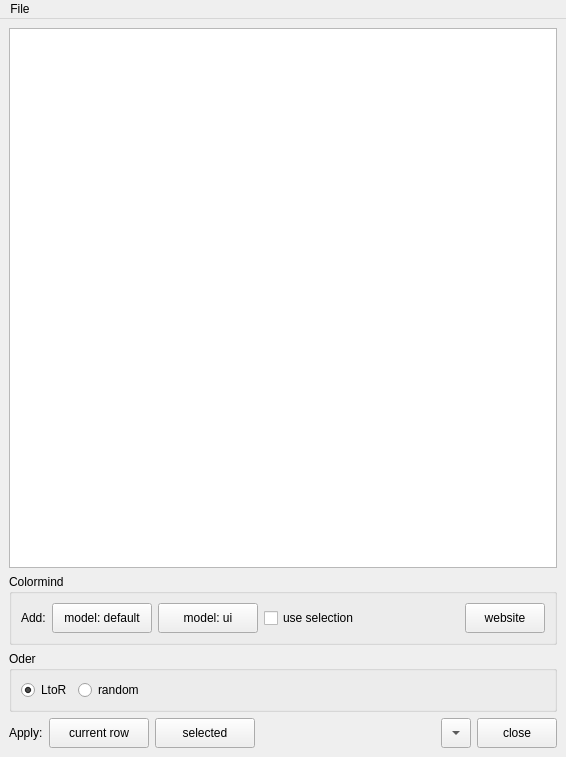
<?xml version="1.0" encoding="UTF-8"?>
<ui version="4.0">
 <class>MainWindow</class>
 <widget class="QMainWindow" name="MainWindow">
  <property name="geometry">
   <rect>
    <x>0</x>
    <y>0</y>
    <width>566</width>
    <height>757</height>
   </rect>
  </property>
  <property name="windowTitle">
   <string>MainWindow</string>
  </property>
  <widget class="QWidget" name="centralwidget">
   <layout class="QVBoxLayout" name="verticalLayout_2">
    <item>
     <widget class="View" name="tableView">
      <property name="editTriggers">
       <set>QAbstractItemView::DoubleClicked|QAbstractItemView::EditKeyPressed</set>
      </property>
     </widget>
    </item>
    <item>
     <layout class="QHBoxLayout" name="horizontalLayout_5">
      <item>
       <widget class="QGroupBox" name="groupBox">
        <property name="title">
         <string>Colormind</string>
        </property>
        <layout class="QVBoxLayout" name="verticalLayout">
         <item>
          <layout class="QHBoxLayout" name="horizontalLayout">
           <item>
            <widget class="QLabel" name="label">
             <property name="text">
              <string>Add:</string>
             </property>
            </widget>
           </item>
           <item>
            <widget class="QPushButton" name="colormindDefButton">
             <property name="minimumSize">
              <size>
               <width>100</width>
               <height>30</height>
              </size>
             </property>
             <property name="text">
              <string>model: default</string>
             </property>
            </widget>
           </item>
           <item>
            <widget class="QPushButton" name="colormindUiButton">
             <property name="minimumSize">
              <size>
               <width>100</width>
               <height>30</height>
              </size>
             </property>
             <property name="text">
              <string>model: ui</string>
             </property>
            </widget>
           </item>
           <item>
            <widget class="QCheckBox" name="useSelectionCheckBox">
             <property name="text">
              <string>use selection</string>
             </property>
            </widget>
           </item>
           <item>
            <spacer name="horizontalSpacer_2">
             <property name="orientation">
              <enum>Qt::Horizontal</enum>
             </property>
             <property name="sizeType">
              <enum>QSizePolicy::Expanding</enum>
             </property>
             <property name="sizeHint" stdset="0">
              <size>
               <width>20</width>
               <height>20</height>
              </size>
             </property>
            </spacer>
           </item>
           <item>
            <widget class="QPushButton" name="openUrlButton">
             <property name="minimumSize">
              <size>
               <width>0</width>
               <height>30</height>
              </size>
             </property>
             <property name="text">
              <string>website</string>
             </property>
            </widget>
           </item>
          </layout>
         </item>
        </layout>
       </widget>
      </item>
     </layout>
    </item>
    <item>
     <widget class="QGroupBox" name="groupBox_3">
      <property name="title">
       <string>Oder</string>
      </property>
      <layout class="QHBoxLayout" name="horizontalLayout_3">
       <item>
        <widget class="QRadioButton" name="l2rRadioButton">
         <property name="text">
          <string>LtoR</string>
         </property>
         <property name="checked">
          <bool>true</bool>
         </property>
        </widget>
       </item>
       <item>
        <widget class="QRadioButton" name="randomRadioButton">
         <property name="text">
          <string>random</string>
         </property>
        </widget>
       </item>
       <item>
        <spacer name="horizontalSpacer_4">
         <property name="orientation">
          <enum>Qt::Horizontal</enum>
         </property>
         <property name="sizeHint" stdset="0">
          <size>
           <width>40</width>
           <height>20</height>
          </size>
         </property>
        </spacer>
       </item>
      </layout>
     </widget>
    </item>
    <item>
     <layout class="QHBoxLayout" name="horizontalLayout_4">
      <item>
       <widget class="QLabel" name="label_2">
        <property name="text">
         <string>Apply:</string>
        </property>
       </widget>
      </item>
      <item>
       <widget class="QPushButton" name="currentRowButton">
        <property name="minimumSize">
         <size>
          <width>100</width>
          <height>30</height>
         </size>
        </property>
        <property name="text">
         <string>current row</string>
        </property>
       </widget>
      </item>
      <item>
       <widget class="QPushButton" name="selectedButton">
        <property name="minimumSize">
         <size>
          <width>100</width>
          <height>30</height>
         </size>
        </property>
        <property name="text">
         <string>selected</string>
        </property>
       </widget>
      </item>
      <item>
       <spacer name="horizontalSpacer">
        <property name="orientation">
         <enum>Qt::Horizontal</enum>
        </property>
        <property name="sizeHint" stdset="0">
         <size>
          <width>40</width>
          <height>20</height>
         </size>
        </property>
       </spacer>
      </item>
      <item>
       <widget class="QToolButton" name="minimizeButton">
        <property name="minimumSize">
         <size>
          <width>30</width>
          <height>30</height>
         </size>
        </property>
        <property name="toolTip">
         <string>最小化</string>
        </property>
        <property name="text">
         <string>...</string>
        </property>
        <property name="arrowType">
         <enum>Qt::DownArrow</enum>
        </property>
       </widget>
      </item>
      <item>
       <widget class="QPushButton" name="closeButton">
        <property name="minimumSize">
         <size>
          <width>80</width>
          <height>30</height>
         </size>
        </property>
        <property name="text">
         <string>close</string>
        </property>
       </widget>
      </item>
     </layout>
    </item>
   </layout>
  </widget>
  <widget class="QMenuBar" name="menubar">
   <property name="geometry">
    <rect>
     <x>0</x>
     <y>0</y>
     <width>566</width>
     <height>22</height>
    </rect>
   </property>
   <widget class="QMenu" name="menuFile">
    <property name="title">
     <string>File</string>
    </property>
    <addaction name="actionNew"/>
    <addaction name="actionOpen"/>
    <addaction name="actionSave"/>
    <addaction name="actionSave_As"/>
   </widget>
   <addaction name="menuFile"/>
  </widget>
  <action name="actionNew">
   <property name="text">
    <string>New</string>
   </property>
   <property name="shortcut">
    <string>Ctrl+N</string>
   </property>
  </action>
  <action name="actionOpen">
   <property name="text">
    <string>Open</string>
   </property>
   <property name="shortcut">
    <string>Ctrl+O</string>
   </property>
  </action>
  <action name="actionSave">
   <property name="text">
    <string>Save</string>
   </property>
   <property name="shortcut">
    <string>Ctrl+S</string>
   </property>
  </action>
  <action name="actionSave_As">
   <property name="text">
    <string>Save As</string>
   </property>
   <property name="shortcut">
    <string>Ctrl+Shift+S</string>
   </property>
  </action>
 </widget>
 <customwidgets>
  <customwidget>
   <class>View</class>
   <extends>QTableView</extends>
   <header>rs_fusion.tool.color_tool.color_table</header>
  </customwidget>
 </customwidgets>
 <resources/>
 <connections/>
</ui>
